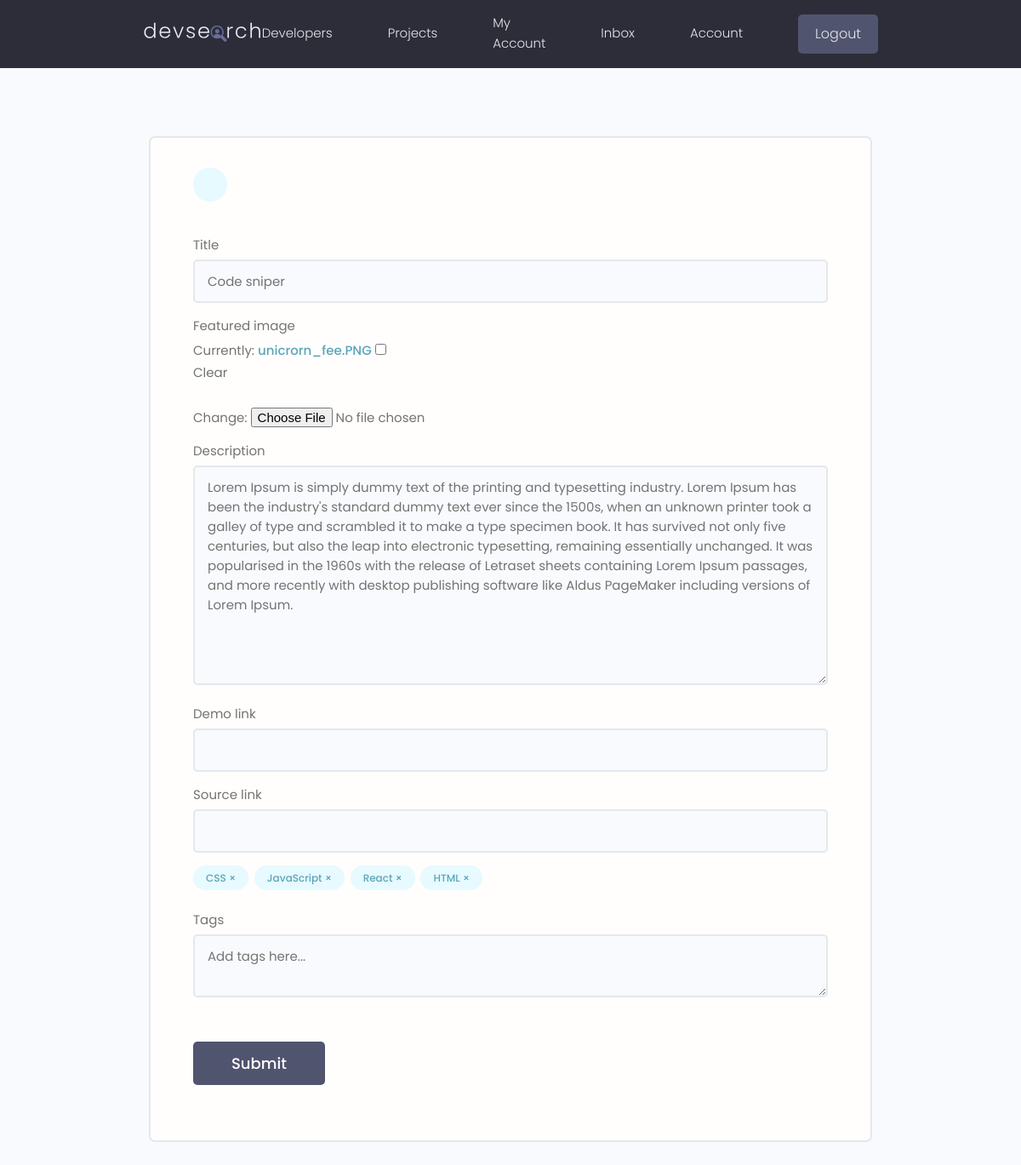
/projects/update-project/142d4c35-8ba4-438c-84fb-669408d4a40a/ (signed in), run on an earlier commit of the app's database.
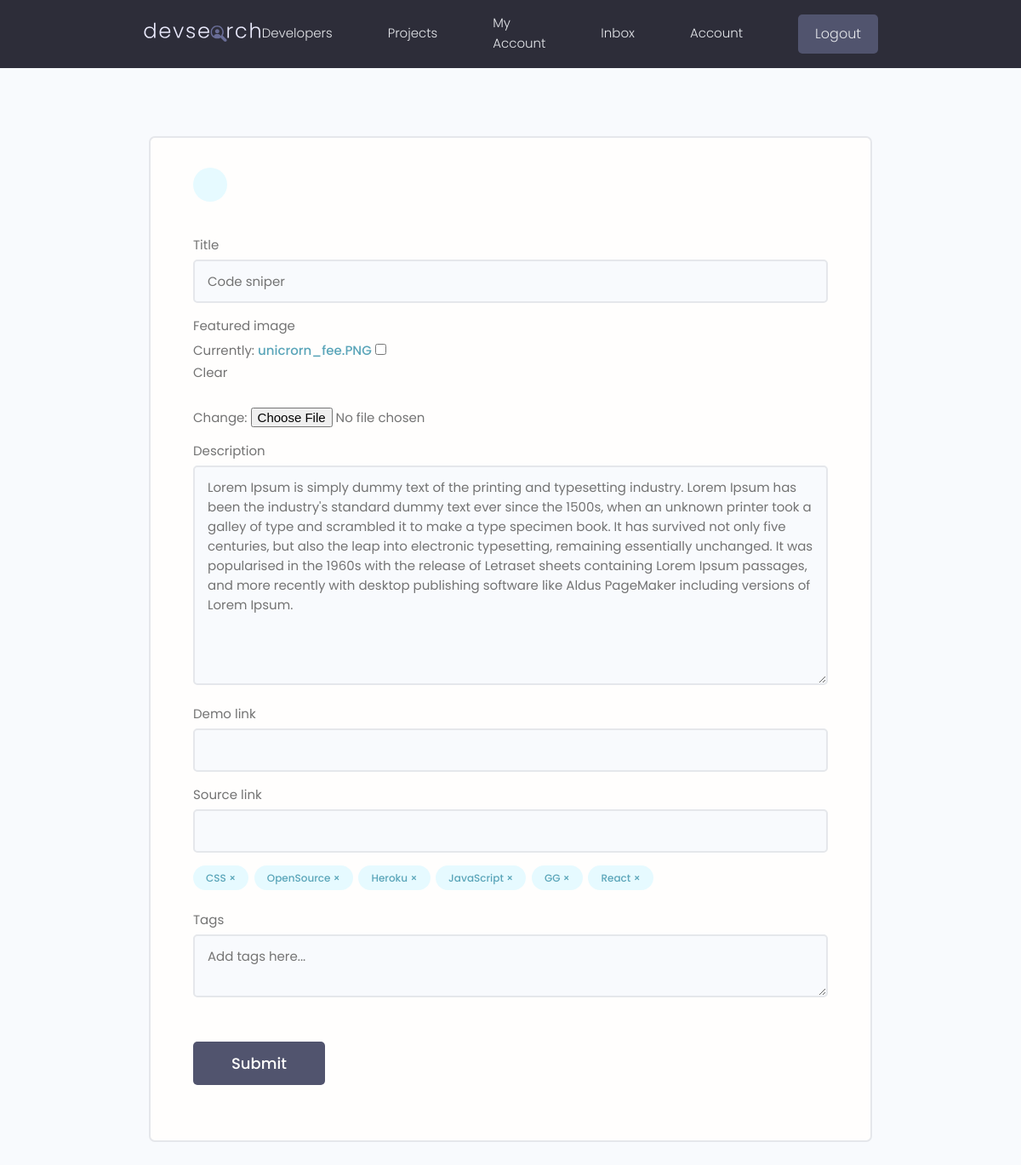
And on a later commit of the database.
### projects/models.py (models this page shows, shortened)
class Project(models.Model):
    owner = models.ForeignKey(Profile, null=True, blank=True, on_delete=models.CASCADE)
    title = models.CharField(max_length=200)
    description = models.TextField(null=True, blank=True)
    featured_image = models.ImageField(null=True, blank=True, default="default.jpg")
    demo_link = models.CharField(max_length=2000, null=True, blank=True)
    source_link = models.CharField(max_length=2000, null=True, blank=True)
    tags = models.ManyToManyField('Tag', blank=True)
    vote_total = models.IntegerField(default=0, null=True, blank=True)
    vote_ratio = models.IntegerField(default=0, null=True, blank=True)
    created = models.DateTimeField(auto_now_add=True)
    id = models.UUIDField(default=uuid.uuid4, unique=True, primary_key=True, editable=False)
    class Meta:
        ordering = ['-vote_ratio', '-vote_total', 'title']

class Tag(models.Model):
    name = models.CharField(max_length=200)
    created = models.DateTimeField(auto_now_add=True)
    id = models.UUIDField(default=uuid.uuid4, unique=True, primary_key=True, editable=False)

### projects/views.py (the view, shortened to what this page needs)
# urls.py: path('update-project/<str:pk>/', views.updateProject, name="update-project"),
@login_required(login_url="login")
def updateProject(request, pk):
    profile = request.user.profile
    project = profile.project_set.get(id=pk)
    form = ProjectForm(instance=project)
    context =  {'form': form, 'project': project}
    return render(request, "projects/project_form.html", context)

### projects/forms.py
class ProjectForm(ModelForm):
    class Meta:
        model = Project
        fields = ['title', 'featured_image', 'description', 'demo_link', 'source_link']
        widgets = {
            'tags':forms.CheckboxSelectMultiple(),
        }
    def __init__(self, *args, **kwargs):
        super(ProjectForm, self).__init__(*args, **kwargs)
        for name, field in self.fields.items():
            field.widget.attrs.update({'class':'input'})

### projects/templates/projects/project_form.html (shortened to what this page needs)
{% extends 'main.html' %}
{% block content %}
<main class="formPage my-xl">
    <div class="content-box">
        <div class="formWrapper">
            <a class="backButton" href="{% url 'account' %}"></a>
            <br>
            <form class="form" method="POST" enctype="multipart/form-data">
                {% for field in form %}
                <div class="form__field">
                    <label for="formInput#text">{{field.label}}</label>
                    {{field}}
                </div>
                {% endfor %}
                <div class="form__field">
                    {% for tag in project.tags.all %}
                    <div class="project-tag tag tag--pill tag--main" data-tag="{{tag.id}}"
                        data-project="{{project.id}}">{{tag.name}} &#215;</div>
                    {% endfor %}
                </div>
                <div class="form__field">
                    <label for="formInput#text">Tags</label>
                    <textarea class="input" name="newtags" placeholder="Add tags here..."></textarea>
                </div>
                <input class="btn btn--sub btn--lg  my-md" type="submit" value="Submit" />
            </form>
        </div>
    </div>
</main>
{% endblock %}

What changed in the data, as far as the page shows it:
no longer on this page (row unchanged): Tag: name "HTML"
added Tag: name "OpenSource"
added Tag: name "Heroku"
added Tag: name "GG"
